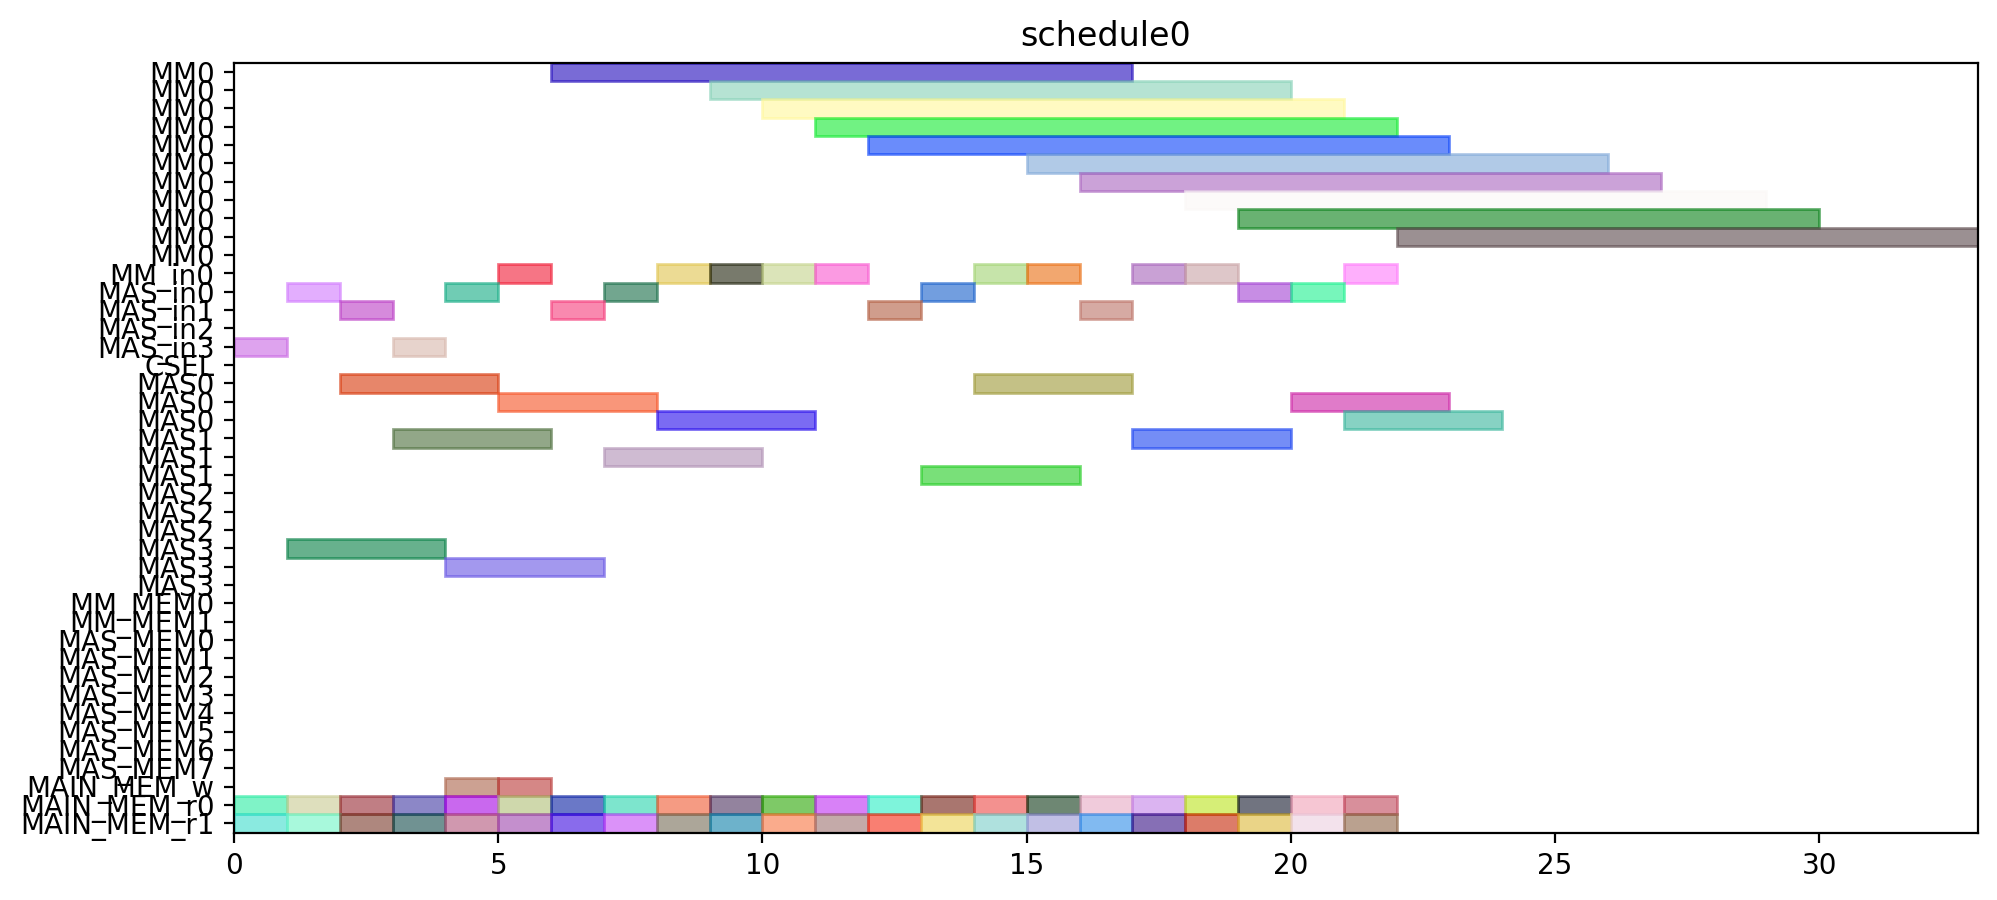

Generate this figure with Python:
from pyschedule import Scenario, solvers, plotters, alt


def solve():
	horizon = 120
	S = Scenario("schedule0", horizon=horizon)

	# resource
	MM = S.Resources('MM', num=1, size=11)
	MM_in = S.Resources('MM_in', num=1)
	MAS_in = S.Resources('MAS_in', num=4)
	CSEL = S.Resource('CSEL')
	MAS = S.Resources('MAS', num=4, size=3, periods=range(1, horizon))
	MM_MEM = S.Resources('MM_MEM', num=2)
	MAS_MEM = S.Resources('MAS_MEM', num=8)
	MAIN_MEM_w = S.Resource('MAIN_MEM_w', size=1)
	MAIN_MEM_r = S.Resources('MAIN_MEM_r', num=2)

	# result of previous scheduling

	# new tasks
	c10_t0 = S.Task('c10_t0', length=11, delay_cost=1)
	c10_t0 += alt(MM)
	c10_t0_in = S.Task('c10_t0_in', length=1, delay_cost=1)
	c10_t0_in += alt(MM_in)
	S += c10_t0_in*MM_in[0]<=c10_t0*MM[0]
	c10_t0_mem0 = S.Task('c10_t0_mem0', length=1, delay_cost=1)
	c10_t0_mem0 += MAIN_MEM_r[0]
	S += c10_t0_mem0 <= c10_t0

	c10_t0_mem1 = S.Task('c10_t0_mem1', length=1, delay_cost=1)
	c10_t0_mem1 += MAIN_MEM_r[1]
	S += c10_t0_mem1 <= c10_t0

	c10_t1 = S.Task('c10_t1', length=11, delay_cost=1)
	c10_t1 += alt(MM)
	c10_t1_in = S.Task('c10_t1_in', length=1, delay_cost=1)
	c10_t1_in += alt(MM_in)
	S += c10_t1_in*MM_in[0]<=c10_t1*MM[0]
	c10_t1_mem0 = S.Task('c10_t1_mem0', length=1, delay_cost=1)
	c10_t1_mem0 += MAIN_MEM_r[0]
	S += c10_t1_mem0 <= c10_t1

	c10_t1_mem1 = S.Task('c10_t1_mem1', length=1, delay_cost=1)
	c10_t1_mem1 += MAIN_MEM_r[1]
	S += c10_t1_mem1 <= c10_t1

	c10_t2 = S.Task('c10_t2', length=3, delay_cost=1)
	c10_t2 += alt(MAS)
	c10_t2_in = S.Task('c10_t2_in', length=1, delay_cost=1)
	c10_t2_in += alt(MAS_in)
	S += c10_t2_in*MAS_in[0]<=c10_t2*MAS[0]

	S += c10_t2_in*MAS_in[1]<=c10_t2*MAS[1]

	S += c10_t2_in*MAS_in[2]<=c10_t2*MAS[2]

	S += c10_t2_in*MAS_in[3]<=c10_t2*MAS[3]

	c10_t2_mem0 = S.Task('c10_t2_mem0', length=1, delay_cost=1)
	c10_t2_mem0 += MAIN_MEM_r[0]
	S += c10_t2_mem0 <= c10_t2

	c10_t2_mem1 = S.Task('c10_t2_mem1', length=1, delay_cost=1)
	c10_t2_mem1 += MAIN_MEM_r[1]
	S += c10_t2_mem1 <= c10_t2

	c10_t3 = S.Task('c10_t3', length=3, delay_cost=1)
	c10_t3 += alt(MAS)
	c10_t3_in = S.Task('c10_t3_in', length=1, delay_cost=1)
	c10_t3_in += alt(MAS_in)
	S += c10_t3_in*MAS_in[0]<=c10_t3*MAS[0]

	S += c10_t3_in*MAS_in[1]<=c10_t3*MAS[1]

	S += c10_t3_in*MAS_in[2]<=c10_t3*MAS[2]

	S += c10_t3_in*MAS_in[3]<=c10_t3*MAS[3]

	c10_t3_mem0 = S.Task('c10_t3_mem0', length=1, delay_cost=1)
	c10_t3_mem0 += MAIN_MEM_r[0]
	S += c10_t3_mem0 <= c10_t3

	c10_t3_mem1 = S.Task('c10_t3_mem1', length=1, delay_cost=1)
	c10_t3_mem1 += MAIN_MEM_r[1]
	S += c10_t3_mem1 <= c10_t3

	c20_t0 = S.Task('c20_t0', length=11, delay_cost=1)
	c20_t0 += alt(MM)
	c20_t0_in = S.Task('c20_t0_in', length=1, delay_cost=1)
	c20_t0_in += alt(MM_in)
	S += c20_t0_in*MM_in[0]<=c20_t0*MM[0]
	c20_t0_mem0 = S.Task('c20_t0_mem0', length=1, delay_cost=1)
	c20_t0_mem0 += MAIN_MEM_r[0]
	S += c20_t0_mem0 <= c20_t0

	c20_t0_mem1 = S.Task('c20_t0_mem1', length=1, delay_cost=1)
	c20_t0_mem1 += MAIN_MEM_r[1]
	S += c20_t0_mem1 <= c20_t0

	c20_t1 = S.Task('c20_t1', length=11, delay_cost=1)
	c20_t1 += alt(MM)
	c20_t1_in = S.Task('c20_t1_in', length=1, delay_cost=1)
	c20_t1_in += alt(MM_in)
	S += c20_t1_in*MM_in[0]<=c20_t1*MM[0]
	c20_t1_mem0 = S.Task('c20_t1_mem0', length=1, delay_cost=1)
	c20_t1_mem0 += MAIN_MEM_r[0]
	S += c20_t1_mem0 <= c20_t1

	c20_t1_mem1 = S.Task('c20_t1_mem1', length=1, delay_cost=1)
	c20_t1_mem1 += MAIN_MEM_r[1]
	S += c20_t1_mem1 <= c20_t1

	c20_t2 = S.Task('c20_t2', length=3, delay_cost=1)
	c20_t2 += alt(MAS)
	c20_t2_in = S.Task('c20_t2_in', length=1, delay_cost=1)
	c20_t2_in += alt(MAS_in)
	S += c20_t2_in*MAS_in[0]<=c20_t2*MAS[0]

	S += c20_t2_in*MAS_in[1]<=c20_t2*MAS[1]

	S += c20_t2_in*MAS_in[2]<=c20_t2*MAS[2]

	S += c20_t2_in*MAS_in[3]<=c20_t2*MAS[3]

	c20_t2_mem0 = S.Task('c20_t2_mem0', length=1, delay_cost=1)
	c20_t2_mem0 += MAIN_MEM_r[0]
	S += c20_t2_mem0 <= c20_t2

	c20_t2_mem1 = S.Task('c20_t2_mem1', length=1, delay_cost=1)
	c20_t2_mem1 += MAIN_MEM_r[1]
	S += c20_t2_mem1 <= c20_t2

	c20_t3 = S.Task('c20_t3', length=3, delay_cost=1)
	c20_t3 += alt(MAS)
	c20_t3_in = S.Task('c20_t3_in', length=1, delay_cost=1)
	c20_t3_in += alt(MAS_in)
	S += c20_t3_in*MAS_in[0]<=c20_t3*MAS[0]

	S += c20_t3_in*MAS_in[1]<=c20_t3*MAS[1]

	S += c20_t3_in*MAS_in[2]<=c20_t3*MAS[2]

	S += c20_t3_in*MAS_in[3]<=c20_t3*MAS[3]

	c20_t3_mem0 = S.Task('c20_t3_mem0', length=1, delay_cost=1)
	c20_t3_mem0 += MAIN_MEM_r[0]
	S += c20_t3_mem0 <= c20_t3

	c20_t3_mem1 = S.Task('c20_t3_mem1', length=1, delay_cost=1)
	c20_t3_mem1 += MAIN_MEM_r[1]
	S += c20_t3_mem1 <= c20_t3

	c01_t0 = S.Task('c01_t0', length=11, delay_cost=1)
	c01_t0 += alt(MM)
	c01_t0_in = S.Task('c01_t0_in', length=1, delay_cost=1)
	c01_t0_in += alt(MM_in)
	S += c01_t0_in*MM_in[0]<=c01_t0*MM[0]
	c01_t0_mem0 = S.Task('c01_t0_mem0', length=1, delay_cost=1)
	c01_t0_mem0 += MAIN_MEM_r[0]
	S += c01_t0_mem0 <= c01_t0

	c01_t0_mem1 = S.Task('c01_t0_mem1', length=1, delay_cost=1)
	c01_t0_mem1 += MAIN_MEM_r[1]
	S += c01_t0_mem1 <= c01_t0

	c01_t1 = S.Task('c01_t1', length=11, delay_cost=1)
	c01_t1 += alt(MM)
	c01_t1_in = S.Task('c01_t1_in', length=1, delay_cost=1)
	c01_t1_in += alt(MM_in)
	S += c01_t1_in*MM_in[0]<=c01_t1*MM[0]
	c01_t1_mem0 = S.Task('c01_t1_mem0', length=1, delay_cost=1)
	c01_t1_mem0 += MAIN_MEM_r[0]
	S += c01_t1_mem0 <= c01_t1

	c01_t1_mem1 = S.Task('c01_t1_mem1', length=1, delay_cost=1)
	c01_t1_mem1 += MAIN_MEM_r[1]
	S += c01_t1_mem1 <= c01_t1

	c01_t2 = S.Task('c01_t2', length=3, delay_cost=1)
	c01_t2 += alt(MAS)
	c01_t2_in = S.Task('c01_t2_in', length=1, delay_cost=1)
	c01_t2_in += alt(MAS_in)
	S += c01_t2_in*MAS_in[0]<=c01_t2*MAS[0]

	S += c01_t2_in*MAS_in[1]<=c01_t2*MAS[1]

	S += c01_t2_in*MAS_in[2]<=c01_t2*MAS[2]

	S += c01_t2_in*MAS_in[3]<=c01_t2*MAS[3]

	c01_t2_mem0 = S.Task('c01_t2_mem0', length=1, delay_cost=1)
	c01_t2_mem0 += MAIN_MEM_r[0]
	S += c01_t2_mem0 <= c01_t2

	c01_t2_mem1 = S.Task('c01_t2_mem1', length=1, delay_cost=1)
	c01_t2_mem1 += MAIN_MEM_r[1]
	S += c01_t2_mem1 <= c01_t2

	c01_t3 = S.Task('c01_t3', length=3, delay_cost=1)
	c01_t3 += alt(MAS)
	c01_t3_in = S.Task('c01_t3_in', length=1, delay_cost=1)
	c01_t3_in += alt(MAS_in)
	S += c01_t3_in*MAS_in[0]<=c01_t3*MAS[0]

	S += c01_t3_in*MAS_in[1]<=c01_t3*MAS[1]

	S += c01_t3_in*MAS_in[2]<=c01_t3*MAS[2]

	S += c01_t3_in*MAS_in[3]<=c01_t3*MAS[3]

	c01_t3_mem0 = S.Task('c01_t3_mem0', length=1, delay_cost=1)
	c01_t3_mem0 += MAIN_MEM_r[0]
	S += c01_t3_mem0 <= c01_t3

	c01_t3_mem1 = S.Task('c01_t3_mem1', length=1, delay_cost=1)
	c01_t3_mem1 += MAIN_MEM_r[1]
	S += c01_t3_mem1 <= c01_t3

	c11_t0 = S.Task('c11_t0', length=11, delay_cost=1)
	c11_t0 += alt(MM)
	c11_t0_in = S.Task('c11_t0_in', length=1, delay_cost=1)
	c11_t0_in += alt(MM_in)
	S += c11_t0_in*MM_in[0]<=c11_t0*MM[0]
	c11_t0_mem0 = S.Task('c11_t0_mem0', length=1, delay_cost=1)
	c11_t0_mem0 += MAIN_MEM_r[0]
	S += c11_t0_mem0 <= c11_t0

	c11_t0_mem1 = S.Task('c11_t0_mem1', length=1, delay_cost=1)
	c11_t0_mem1 += MAIN_MEM_r[1]
	S += c11_t0_mem1 <= c11_t0

	c11_t1 = S.Task('c11_t1', length=11, delay_cost=1)
	c11_t1 += alt(MM)
	c11_t1_in = S.Task('c11_t1_in', length=1, delay_cost=1)
	c11_t1_in += alt(MM_in)
	S += c11_t1_in*MM_in[0]<=c11_t1*MM[0]
	c11_t1_mem0 = S.Task('c11_t1_mem0', length=1, delay_cost=1)
	c11_t1_mem0 += MAIN_MEM_r[0]
	S += c11_t1_mem0 <= c11_t1

	c11_t1_mem1 = S.Task('c11_t1_mem1', length=1, delay_cost=1)
	c11_t1_mem1 += MAIN_MEM_r[1]
	S += c11_t1_mem1 <= c11_t1

	c11_t2 = S.Task('c11_t2', length=3, delay_cost=1)
	c11_t2 += alt(MAS)
	c11_t2_in = S.Task('c11_t2_in', length=1, delay_cost=1)
	c11_t2_in += alt(MAS_in)
	S += c11_t2_in*MAS_in[0]<=c11_t2*MAS[0]

	S += c11_t2_in*MAS_in[1]<=c11_t2*MAS[1]

	S += c11_t2_in*MAS_in[2]<=c11_t2*MAS[2]

	S += c11_t2_in*MAS_in[3]<=c11_t2*MAS[3]

	c11_t2_mem0 = S.Task('c11_t2_mem0', length=1, delay_cost=1)
	c11_t2_mem0 += MAIN_MEM_r[0]
	S += c11_t2_mem0 <= c11_t2

	c11_t2_mem1 = S.Task('c11_t2_mem1', length=1, delay_cost=1)
	c11_t2_mem1 += MAIN_MEM_r[1]
	S += c11_t2_mem1 <= c11_t2

	c11_t3 = S.Task('c11_t3', length=3, delay_cost=1)
	c11_t3 += alt(MAS)
	c11_t3_in = S.Task('c11_t3_in', length=1, delay_cost=1)
	c11_t3_in += alt(MAS_in)
	S += c11_t3_in*MAS_in[0]<=c11_t3*MAS[0]

	S += c11_t3_in*MAS_in[1]<=c11_t3*MAS[1]

	S += c11_t3_in*MAS_in[2]<=c11_t3*MAS[2]

	S += c11_t3_in*MAS_in[3]<=c11_t3*MAS[3]

	c11_t3_mem0 = S.Task('c11_t3_mem0', length=1, delay_cost=1)
	c11_t3_mem0 += MAIN_MEM_r[0]
	S += c11_t3_mem0 <= c11_t3

	c11_t3_mem1 = S.Task('c11_t3_mem1', length=1, delay_cost=1)
	c11_t3_mem1 += MAIN_MEM_r[1]
	S += c11_t3_mem1 <= c11_t3

	c21_t0 = S.Task('c21_t0', length=11, delay_cost=1)
	c21_t0 += alt(MM)
	c21_t0_in = S.Task('c21_t0_in', length=1, delay_cost=1)
	c21_t0_in += alt(MM_in)
	S += c21_t0_in*MM_in[0]<=c21_t0*MM[0]
	c21_t0_mem0 = S.Task('c21_t0_mem0', length=1, delay_cost=1)
	c21_t0_mem0 += MAIN_MEM_r[0]
	S += c21_t0_mem0 <= c21_t0

	c21_t0_mem1 = S.Task('c21_t0_mem1', length=1, delay_cost=1)
	c21_t0_mem1 += MAIN_MEM_r[1]
	S += c21_t0_mem1 <= c21_t0

	c21_t1 = S.Task('c21_t1', length=11, delay_cost=1)
	c21_t1 += alt(MM)
	c21_t1_in = S.Task('c21_t1_in', length=1, delay_cost=1)
	c21_t1_in += alt(MM_in)
	S += c21_t1_in*MM_in[0]<=c21_t1*MM[0]
	c21_t1_mem0 = S.Task('c21_t1_mem0', length=1, delay_cost=1)
	c21_t1_mem0 += MAIN_MEM_r[0]
	S += c21_t1_mem0 <= c21_t1

	c21_t1_mem1 = S.Task('c21_t1_mem1', length=1, delay_cost=1)
	c21_t1_mem1 += MAIN_MEM_r[1]
	S += c21_t1_mem1 <= c21_t1

	c21_t2 = S.Task('c21_t2', length=3, delay_cost=1)
	c21_t2 += alt(MAS)
	c21_t2_in = S.Task('c21_t2_in', length=1, delay_cost=1)
	c21_t2_in += alt(MAS_in)
	S += c21_t2_in*MAS_in[0]<=c21_t2*MAS[0]

	S += c21_t2_in*MAS_in[1]<=c21_t2*MAS[1]

	S += c21_t2_in*MAS_in[2]<=c21_t2*MAS[2]

	S += c21_t2_in*MAS_in[3]<=c21_t2*MAS[3]

	c21_t2_mem0 = S.Task('c21_t2_mem0', length=1, delay_cost=1)
	c21_t2_mem0 += MAIN_MEM_r[0]
	S += c21_t2_mem0 <= c21_t2

	c21_t2_mem1 = S.Task('c21_t2_mem1', length=1, delay_cost=1)
	c21_t2_mem1 += MAIN_MEM_r[1]
	S += c21_t2_mem1 <= c21_t2

	c21_t3 = S.Task('c21_t3', length=3, delay_cost=1)
	c21_t3 += alt(MAS)
	c21_t3_in = S.Task('c21_t3_in', length=1, delay_cost=1)
	c21_t3_in += alt(MAS_in)
	S += c21_t3_in*MAS_in[0]<=c21_t3*MAS[0]

	S += c21_t3_in*MAS_in[1]<=c21_t3*MAS[1]

	S += c21_t3_in*MAS_in[2]<=c21_t3*MAS[2]

	S += c21_t3_in*MAS_in[3]<=c21_t3*MAS[3]

	c21_t3_mem0 = S.Task('c21_t3_mem0', length=1, delay_cost=1)
	c21_t3_mem0 += MAIN_MEM_r[0]
	S += c21_t3_mem0 <= c21_t3

	c21_t3_mem1 = S.Task('c21_t3_mem1', length=1, delay_cost=1)
	c21_t3_mem1 += MAIN_MEM_r[1]
	S += c21_t3_mem1 <= c21_t3

	c000 = S.Task('c000', length=3, delay_cost=1)
	c000 += alt(MAS)
	c000_in = S.Task('c000_in', length=1, delay_cost=1)
	c000_in += alt(MAS_in)
	S += c000_in*MAS_in[0]<=c000*MAS[0]

	S += c000_in*MAS_in[1]<=c000*MAS[1]

	S += c000_in*MAS_in[2]<=c000*MAS[2]

	S += c000_in*MAS_in[3]<=c000*MAS[3]

	S += 0<c000

	c000_w = S.Task('c000_w', length=1, delay_cost=1)
	c000_w += alt(MAIN_MEM_w)
	S += c000 <= c000_w

	c000_mem0 = S.Task('c000_mem0', length=1, delay_cost=1)
	c000_mem0 += MAIN_MEM_r[0]
	S += c000_mem0 <= c000

	c000_mem1 = S.Task('c000_mem1', length=1, delay_cost=1)
	c000_mem1 += MAIN_MEM_r[1]
	S += c000_mem1 <= c000

	c001 = S.Task('c001', length=3, delay_cost=1)
	c001 += alt(MAS)
	c001_in = S.Task('c001_in', length=1, delay_cost=1)
	c001_in += alt(MAS_in)
	S += c001_in*MAS_in[0]<=c001*MAS[0]

	S += c001_in*MAS_in[1]<=c001*MAS[1]

	S += c001_in*MAS_in[2]<=c001*MAS[2]

	S += c001_in*MAS_in[3]<=c001*MAS[3]

	S += 0<c001

	c001_w = S.Task('c001_w', length=1, delay_cost=1)
	c001_w += alt(MAIN_MEM_w)
	S += c001 <= c001_w

	c001_mem0 = S.Task('c001_mem0', length=1, delay_cost=1)
	c001_mem0 += MAIN_MEM_r[0]
	S += c001_mem0 <= c001

	c001_mem1 = S.Task('c001_mem1', length=1, delay_cost=1)
	c001_mem1 += MAIN_MEM_r[1]
	S += c001_mem1 <= c001

	solvers.mip.solve(S,msg=1,kind='CPLEX',ratio_gap=1.01)

	solution = [['hoge']*len(S.solution()[1]) for i in range(len(S.solution()))]
	for i in range(len(S.solution())):
		for j in range(len(S.solution()[i])):
			solution[i][j]=str(S.solution()[i][j])
	print(solution)

	cycles = int(solution[-1][3])

	pic_file_name = "/home/mfukuda/ABE/multiRAM_multiMAS_16mux/scheduling_result/stage11MM1_stage3MAS4/FROB/schedule0.png"
	if(S.solution() != []):
		plotters.matplotlib.plot(S,img_filename=pic_file_name, show_task_labels=False, fig_size=(cycles*0.25+3, 5))

	return solution
